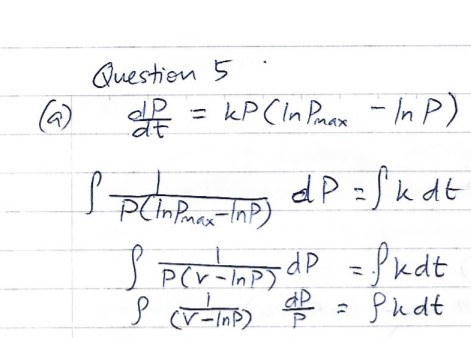
%> input picture normal.jpg, 471 x 338 px
$ octave main.m   (GNU Octave 9; MATLAB toolbox functions it lacks are replaced by stand-ins)
%> lines starting %> are read from the running program, lines starting %| are printed output that depends on the picture
### findGamma.m
function std_dv = findGamma(exposed_image,max_amount)

for g = 0.0: 0.5: max_amount % increase the gamma value by 0.5
contrastedImg = imadjust(exposed_image,[],[],g); % do gamma transformation using the respective gamma value

if g==0.0 % if it is the first element in the array, then need to start with the following
adjusted_std=[g std2(contrastedImg)]; %calculate standardDeviation
else
adjusted_std= vertcat(adjusted_std,[g std2(contrastedImg)]); % calculate standardDeviation and add element into the array
end
end
std_dv =adjusted_std % return the array  of [gamma value used, standard deviation of the transformed image using the gamma value]

### main.m
clear all, close all, clc

exposure=60;
maxAmount_gamma =20; % the program will try the gamma value by increasing 0.5 each time from 0 to 20

I = imread('normal.jpg');
%> I is the input picture: size 338x471x3 uint8; mean R, G, B 244.8, 245.1, 246.1
I =im2gray(I); %turn into greyscale image
%> I: size 338x471 uint8

% usually scanned document will have the problem of blur
blur = imgaussfilt(I,1);
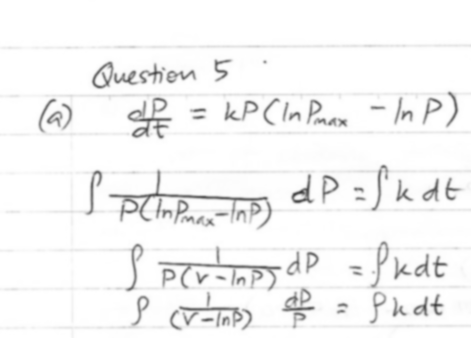
%> blur: size 338x471 uint8; min 63, max 255, mean 245.2
% usually scanned document will have the problem of overexposed due to lighting problem
distortedImage=blur +exposure;
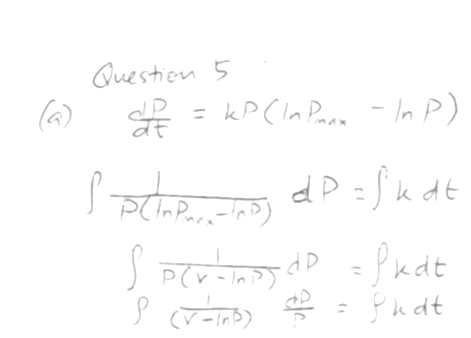
%> distortedImage: size 338x471 uint8; min 123, max 255, mean 252.6
% scanned document also will have little noise
distortedImage=imnoise(distortedImage,'salt & pepper',0.01);

% plot all the result in one window
figure
subplot(2,3,1), imshow(distortedImage),title('Distorted Image');
%% adjust the contrast due to lighting problem - Khaw Teng Xian
std_dv = findGamma(distortedImage, maxAmount_gamma); % call the user-defined function
%> the loop in findGamma, `for g = 0.0: 0.5: max_amount` made 41 passes
%> adjusted_std on passes 1 to 6: [0 0], [0 0; 0.5 2.9], [0 0; 0.5 2.9; 1 3.87], [0 0; 0.5 2.9; 1 3.87; 1.5 4.84], [0 0; 0.5 2.9; 1 3.87; 1.5 4.84; 2 4.84], [0 0; 0.5 2.9; 1 3.87; 1.5 4.84; 2 4.84; 2.5 5.81]
%> pass 2, in findGamma, `contrastedImg = imadjust(exposed_image,[],[],g);`:
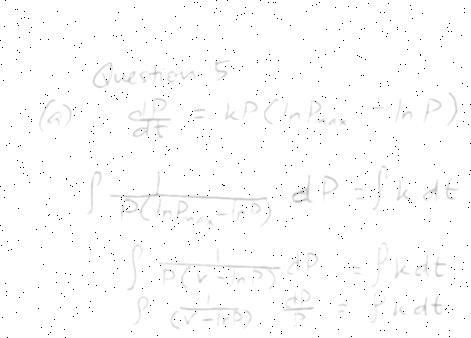
%> contrastedImg: size 338x471 uint8; min 0, max 255, mean 252.5
%> after the loop in findGamma, `for g = 0.0: 0.5: max_amount`: adjusted_std = 41 rows, first 12: [0 0; 0.5 2.9; 1 3.87; 1.5 4.84; 2 4.84; 2.5 5.81; 3 6.77; 3.5 7.74; 4 7.74; 4.5 8.71; 5 8.71; 5.5 8.71]
%> in findGamma, `std_dv =adjusted_std`: std_dv has the same summary as adjusted_std
%> std_dv has the same summary as adjusted_std in findGamma

% if the std deviation between the current and the previous enhanced image
% did not different more than 0.5, then take the previous gamma value as
% the optimal gamma value
for g= 2:1:2*maxAmount_gamma+1
    diff=std_dv(g,2)-std_dv(g-1,2) %minus the current standard deviation with the previous standard deviation
    if diff <0.5   % if difference less than 0.5, then the previous gamma value is the best gamma
        best_gamma=std_dv(g-1,1) %it will display the best gamma
        break
    end
end
%> this loop made 4 passes
%> (diff, best_gamma) on pass 4: (-0.000967, 1.5)
%> diff on passes 1 to 3: 2.9, 0.968, 0.968


adjustedImage = imadjust(distortedImage,[],[],best_gamma); % do gamma transformation on the distorted image with the best gamma value
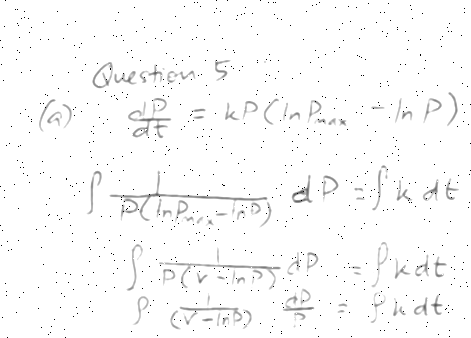
%> adjustedImage: size 338x471 uint8; min 0, max 255, mean 250.4
subplot(2,3,2), imshow(adjustedImage), title('Gamma Transformation');
%% remove noise using median filtering with the filter size is 3x3 - Reca Seng
m=3;
removedNoise = medfilt2(adjustedImage,[m m]);
subplot(2,3,3),imshow(removedNoise),title('Noise Removal');


%% Sharpening the image using unsharp masking method - Lim Wen Ni
sharpen_image=imsharpen(removedNoise);
subplot(2,3,4),imshow(sharpen_image),title('Sharpen Image');

%% Plot the graph of Standard deviation versus Gamma Value for every transformation using
% different gamma value

subplot(2,3,5),plot( std_dv(1:end,1),std_dv(1:end,2)),title('Standard Deviation vs Gamma Value');


%% to find the optimal gamma value using graph
for v= 2:1:2*maxAmount_gamma+1

    if v==2
    diff_with_previous=[std_dv(v,2)-std_dv(v-1,2)]; % if it is the first element in the array, then need to start with the following
    else
    diff_with_previous=[diff_with_previous,std_dv(v,2)-std_dv(v-1,2)];  % add element into the array
    end
end
%> this loop made 40 passes
%> diff_with_previous on passes 1 to 8: 2.9, [2.9 0.968], [2.9 0.968 0.968], [2.9 0.968 0.968 -0.000967], [2.9 0.968 0.968 -0.000967 0.968], [2.9 0.968 0.968 -0.000967 0.968 0.967], [2.9 0.968 0.968 -0.000967 0.968 0.967 0.968], [2.9 0.968 0.968 -0.000967 0.968 0.967 0.968 -0.000552]
%> after the loop, diff_with_previous = 40 values, max 2.9 at index 1, min -0.000967 at index 4, mean 0.339

subplot(2,3,6),plot( std_dv(1:end-1,1),diff_with_previous),title('Diff vs Gamma Value');
yline(0.5,'-'); % add line at y=0.5 for finding the best gamma value easily
ylim([0 5]);
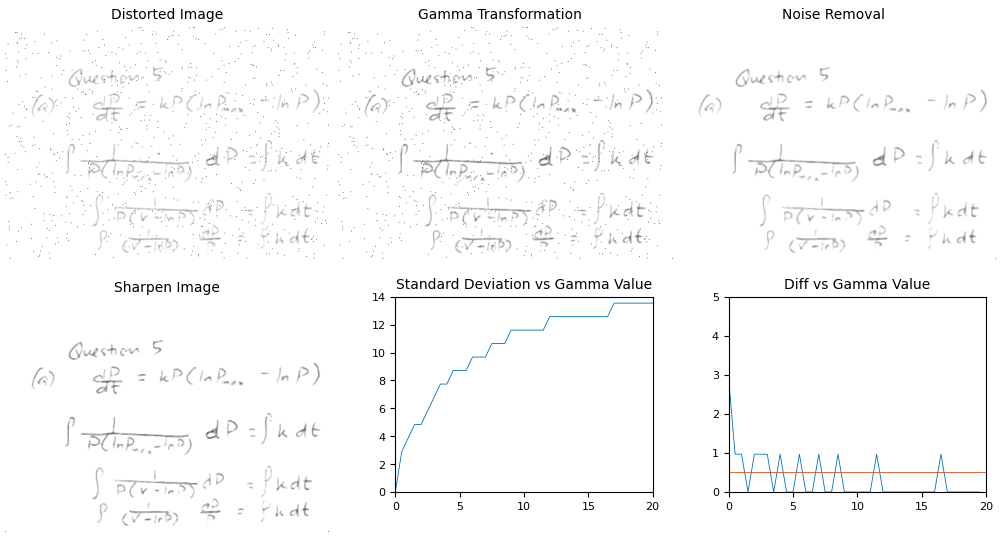
%> figure redrawn from the program's plot data, 6 panels
